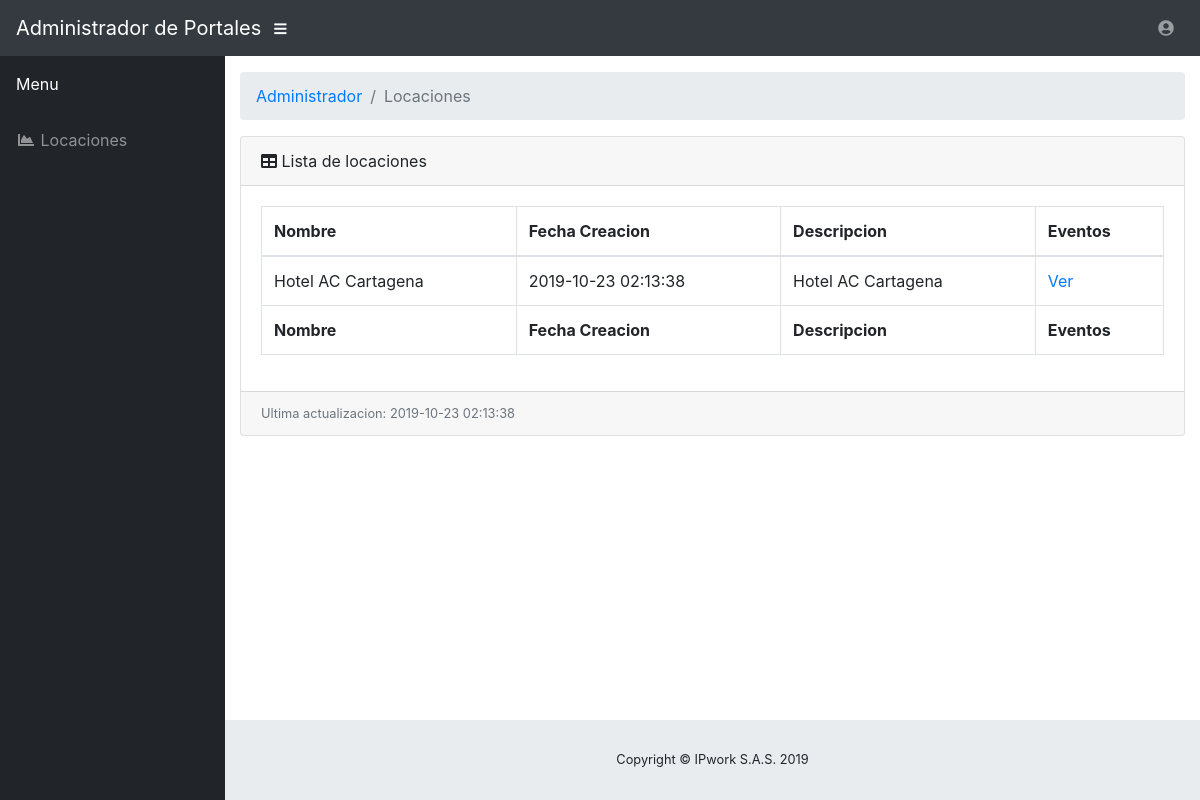
Page /Administrador/vistas/locaciones.php on the committed database.
### tables this page shows
CREATE TABLE `locaciones` (
  `id` int(11) NOT NULL AUTO_INCREMENT,
  `id_ciudad` int(11) NOT NULL,
  `nombre` varchar(250) DEFAULT NULL,
  `descripcion` varchar(1000) DEFAULT NULL,
  `fecha_creacion` datetime DEFAULT CURRENT_TIMESTAMP,
  PRIMARY KEY (`id`),
  KEY `id_idx` (`id_ciudad`),
  CONSTRAINT `id` FOREIGN KEY (`id_ciudad`) REFERENCES `ciudades` (`id`)
);

### Administrador/includes/db.php (called while the page is built, shortened)
<?php
class DB {
    private $host;
    public $db;
    private $user;
    private $password;
    private $charset;
    public function __construct(){
        $this->host     = 'localhost';
        $this->db       = 'portal_oxohotel';
        $this->user     = 'root';
        $this->password = "";
        $this->charset  = 'utf8mb4';
    }
    function connect(){
        try{
            $connection = "mysql:host=" . $this->host . ";dbname=" . $this->db . ";charset=" . $this->charset;
            $options = [
                PDO::ATTR_ERRMODE            => PDO::ERRMODE_EXCEPTION,
                PDO::ATTR_EMULATE_PREPARES   => false,
            ];
            $pdo = new PDO($connection, $this->user, $this->password, $options);
            return $pdo;
        }catch(PDOException $e){
            print_r('Error connection: ' . $e->getMessage());
        }
    }
}
?>

### Administrador/includes/locacion.php (called while the page is built)
<?php
    include 'db.php';
    class Locacion extends DB{
        public function getLocaciones() {
            $query = $this->connect()->query('SELECT * FROM locaciones')->fetchAll();
            return $query;
        }
        public function getFechaUltimaEntrada() {
            $query = $this->connect()->query('SELECT * FROM locaciones ORDER BY id DESC LIMIT 1')->fetch();
            $fecha =  $query['fecha_creacion'];
            return $fecha;
        }
    }
?>

### Administrador/vistas/locaciones.php (the view, shortened to what this page needs)
<?php
  include_once 'includes/locacion.php';
  $eventos = "eventos";
  $locacion = new Locacion();
  $locaciones = $locacion->getLocaciones();
?>
<!DOCTYPE html>
<html lang="en">
<head>
  <link href="vendor/fontawesome-free/css/all.min.css" rel="stylesheet" type="text/css">
  <link href="vendor/datatables/dataTables.bootstrap4.css" rel="stylesheet">
  <link href="css/sb-admin.css" rel="stylesheet">
</head>
<body id="page-top">
  <nav class="navbar navbar-expand navbar-dark bg-dark static-top">
    <a class="navbar-brand mr-1" href="index.php">Administrador de Portales</a>
    <button class="btn btn-link btn-sm text-white order-1 order-sm-0" id="sidebarToggle" href="#">
      <i class="fas fa-bars"></i>
    </button>
    <ul class="navbar-nav ml-auto ml-md-0">
      <li class="nav-item dropdown no-arrow">
        <a class="nav-link dropdown-toggle" href="#" id="userDropdown" role="button" data-toggle="dropdown" aria-haspopup="true" aria-expanded="false">
          <i class="fas fa-user-circle fa-fw"></i>
        </a>
      </li>
    </ul>
  </nav>
  <div id="wrapper">
    <ul class="sidebar navbar-nav">
      <li class="nav-item active">
        <a class="nav-link" href="index.php">
          <span>Menu</span>
        </a>
      </li>
      <li class="nav-item">
        <a class="nav-link" href="index.php">
          <i class="fas fa-fw fa-chart-area"></i>
          <span>Locaciones</span></a>
      </li>
    </ul>
    <div id="content-wrapper">
      <div class="container-fluid">
        <ol class="breadcrumb">
          <li class="breadcrumb-item">
            <a href="#">Administrador</a>
          </li>
          <li class="breadcrumb-item active">Locaciones</li>
        </ol>
        <div class="card mb-3">
          <div class="card-header">
            <i class="fas fa-table"></i>
            Lista de locaciones</div>
          <div class="card-body">
            <div class="table-responsive">
              <table class="table table-bordered" id="dataTable" width="100%" cellspacing="0">
                <thead>
                  <tr>
                    <th>Nombre</th>
                    <th>Fecha Creacion</th>
                    <th>Descripcion</th>
                    <th>Eventos</th>
                  </tr>
                </thead>
                <tfoot>
                  <tr>
                    <th>Nombre</th>
                    <th>Fecha Creacion</th>
                    <th>Descripcion</th>
                    <th>Eventos</th>
                  </tr>
                </tfoot>
                <tbody>
                  <?php  foreach($locaciones as $row): ?>
                        <tr>
                            <td><?=$row['nombre'];?></td>
                            <td><?=$row['fecha_creacion'];?></td>
                            <td><?=$row['descripcion'];?></td>
                            <td><a href="index.php?doc=<?=$eventos."&id=".$row['id'];?>">Ver</a></td>
                        </tr>
                  <?php endforeach;?>
                </tbody>
              </table>
            </div>
          </div>
          <div class="card-footer small text-muted">Ultima actualizacion: <?=$locacion->getFechaUltimaEntrada()?></div>
        </div>
      </div>
      <footer class="sticky-footer">
        <div class="container my-auto">
          <div class="copyright text-center my-auto">
            <span>Copyright © IPwork S.A.S. 2019</span>
          </div>
        </div>
      </footer>
    </div>
  </div>
</body>
</html>

### rows in the picture
locaciones: nombre "Hotel AC Cartagena", fecha_creacion "2019-10-23 02:13:38", descripcion "Hotel AC Cartagena"
